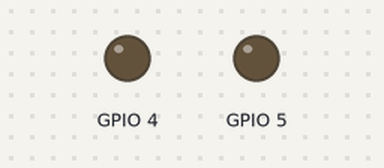
The sketch below on a simulated ESP8266 (NodeMCU). Shown: output pins drawn as LEDs (lit = HIGH). WiFi joins after 1.5 s; servers stay silent unless stated; what the sketch prints to the serial monitor is not drawn.

Above: at 0.1 s.
At 1.8 s:
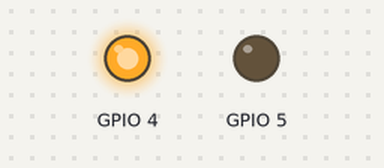
Timing chart, 0 to 3.3 s (numbered marks = the images above):
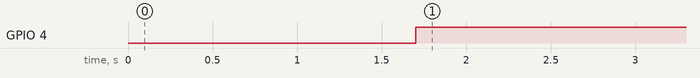

The sketch:

sd-edge.ino
```cpp
#include "Dumpster.h"

#include <ESP8266HTTPClient.h>
#include <ESP8266WiFi.h>

/* wifi network name */
char* ssidName = "Matteo";
/* WPA2 PSK password */
char* pwd = "ciaociao";
/* service IP address */
String address = "http://68c04524.ngrok.io";

Dumpster* dumpster = new Dumpster(address);

void setup() {
  Serial.begin(115200);
  WiFi.begin(ssidName, pwd);
  Serial.print("Connecting...");
  while (WiFi.status() != WL_CONNECTED) {
    delay(500);
    Serial.print(".");
  }
  Serial.println("Connected");

}


void loop() {
   if (WiFi.status()== WL_CONNECTED){

      dumpster->manageState();

   } else {
     Serial.println("Error in WiFi connection");
   }
   delay(2000);
}
```

Dumpster.cpp
```cpp
#include "Dumpster.h"

HTTPClient http;

Dumpster::Dumpster(String address){
  this->address = address;
  greenLed = new Led(LED_GREEN);
  greenLed->switchOn();
  redLed = new Led(LED_RED);
  pot = new Pot(POT);
  lastWeight = 0;
  nDeposit = 0;
  state = "AVAILABLE";
  connectionEstablished = false;
}
int sendData(String address, float value, float totalWeight, float availability, int nDeposit){
   http.addHeader("Content-Type", "application/json");
   String msg =
    String("{ \"value\": ") + String(value) +
    ", \"totalWeight\": " + String(totalWeight) +
    ", \"availability\": " + String(availability) +
    ", \"nDeposit\": " + String(nDeposit) +" }";
   int retCode = http.POST(msg);
   return retCode;
}

void Dumpster::manageState(){
   int retCode;
   String payload;
   int retBeg;
   if(!connectionEstablished){
    retBeg = http.begin(address + "/api/esp");
    connectionEstablished = true;
   }
   retCode = http.GET();
   payload = http.getString();
   Serial.println("payload = " + payload + " get:" + retCode);
   if(payload != state){
      state = payload;
     if(state == "DEPOSIT"){
        handleDeposit();
      }else if(state == "AVAILABLE"){
        handleAvailable();
      }else{
        handleNotAvailable(); //also in case of error when payload is empty
      }
   }

}

void Dumpster::handleAvailable(){
  greenLed->switchOn();
  redLed->switchOff();
}


void Dumpster::handleNotAvailable(){
  redLed->switchOn();
  greenLed->switchOff();
  lastWeight =0;
  nDeposit =0;
}

void Dumpster::handleDeposit(){
    int code;
    nDeposit++;
    float value = pot->getValue();
    if(value> MAX_WEIGHT)value = MAX_WEIGHT;
    code = sendData(address, value-lastWeight, value, MAX_WEIGHT-value, nDeposit);
    Serial.println("sent "+String(value-lastWeight)+ "... code:" + code );
    lastWeight = value;
}
```

Dumpster.h
```cpp
#ifndef __DUMPSTER__
#define __DUMPSTER__

#include "config.h"
#include "Led.h"
#include "Pot.h"
#include "Arduino.h"
#include "SoftwareSerial.h"

class Dumpster{

  public:

      Dumpster(String address);
      void manageState();


  private:

      void handleAvailable();
      void handleNotAvailable();
      void handleDeposit();

      Led* greenLed;
      Led* redLed;
      Pot* pot;
      String address;
      String state;
      float lastWeight;
      bool depositFlag;
      bool connectionEstablished;
      int nDeposit;

};

#endif;
```

Led.cpp
```cpp
#include "Led.h"
#include "Arduino.h"

Led::Led(int pin){
  this->pin = pin;
  pinMode(pin,OUTPUT);
}

void Led::switchOn(){
  digitalWrite(pin,HIGH);
}

void Led::switchOff(){
  digitalWrite(pin,LOW);
};
```

Led.h
```cpp
#ifndef __LED__
#define __LED__

#include "Light.h"

class Led: public Light {
public:
  Led(int pin);
  void switchOn();
  void switchOff();
protected:
  int pin;
};

#endif
```

Light.h
```cpp
#ifndef __LIGHT__
#define __LIGHT__

class Light {
public:
  virtual void switchOn() = 0;
  virtual void switchOff() = 0;
};

#endif
```

Pot.cpp
```cpp
#include "Pot.h"
#include "Arduino.h"

Pot::Pot(int pin){
  this->pin = pin;
}

float Pot::getValue(){
  float val = analogRead(pin);
  return map(val, 0, 1023,0, 500); /*(ipotizziamo che il dumpster supporti 500kg) */
}
```

Pot.h
```cpp
#ifndef __POT__
#define __POT__

class Pot {

public:
  Pot(int pin);

  float getValue();

private:
  int pin;

};

#endif
```

config.h
```cpp
#ifndef __CONFIG__
#define __CONFIG__

#include <ESP8266HTTPClient.h>
#include <ESP8266WiFi.h>

#define LED_GREEN 5
#define LED_RED 4
#define POT A0
#define MAX_WEIGHT 500

#endif
```

Measured:
- by itself, GPIO 4: LOW → HIGH at 1.7 s
